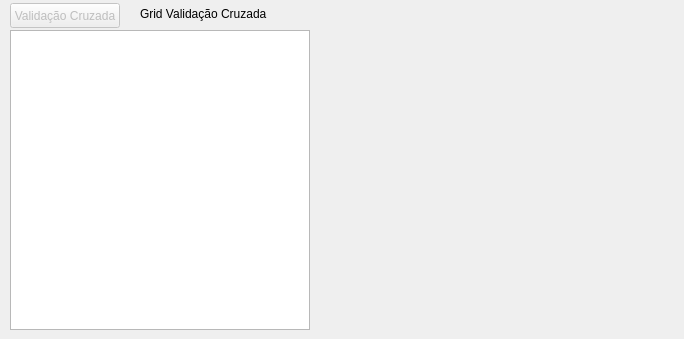
       <widget class="QWidget" name="tab_33">
        <attribute name="title">
         <string>Validação Cruzada</string>
        </attribute>
        <widget class="QLabel" name="label_validacao_cruzada_OK">
         <property name="geometry">
          <rect>
           <x>325</x>
           <y>10</y>
           <width>350</width>
           <height>320</height>
          </rect>
         </property>
         <property name="text">
          <string/>
         </property>
         <property name="scaledContents">
          <bool>true</bool>
         </property>
        </widget>
        <widget class="QTableWidget" name="datatable_validacao_cruzada_OK">
         <property name="geometry">
          <rect>
           <x>10</x>
           <y>30</y>
           <width>300</width>
           <height>300</height>
          </rect>
         </property>
        </widget>
        <widget class="QLabel" name="label_44">
         <property name="geometry">
          <rect>
           <x>140</x>
           <y>6</y>
           <width>170</width>
           <height>16</height>
          </rect>
         </property>
         <property name="text">
          <string>Grid Validação Cruzada</string>
         </property>
        </widget>
        <widget class="QPushButton" name="pushButton_Validacao_Cruzada_OK">
         <property name="enabled">
          <bool>false</bool>
         </property>
         <property name="geometry">
          <rect>
           <x>10</x>
           <y>3</y>
           <width>110</width>
           <height>25</height>
          </rect>
         </property>
         <property name="text">
          <string>Validação Cruzada</string>
         </property>
        </widget>
       </widget>
